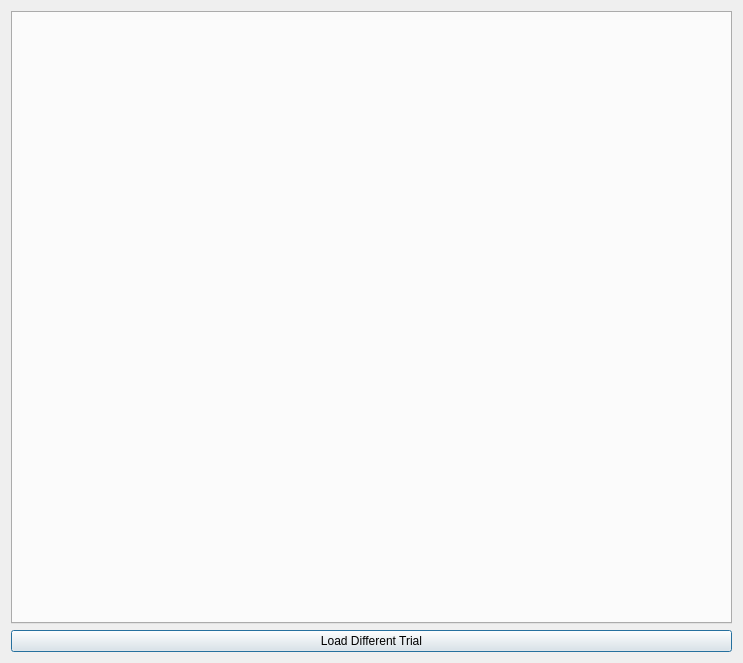
<?xml version="1.0" encoding="UTF-8"?>
<ui version="4.0">
 <class>Dialog</class>
 <widget class="QDialog" name="Dialog">
  <property name="geometry">
   <rect>
    <x>0</x>
    <y>0</y>
    <width>743</width>
    <height>663</height>
   </rect>
  </property>
  <property name="windowTitle">
   <string>Simulation Result</string>
  </property>
  <layout class="QVBoxLayout" name="verticalLayout">
   <item>
    <widget class="QTabWidget" name="tabWidget">
     <property name="currentIndex">
      <number>-1</number>
     </property>
    </widget>
   </item>
   <item>
    <widget class="QPushButton" name="loadNew">
     <property name="text">
      <string>Load Different Trial</string>
     </property>
    </widget>
   </item>
  </layout>
 </widget>
 <layoutdefault spacing="6" margin="11"/>
 <resources/>
 <connections/>
</ui>
